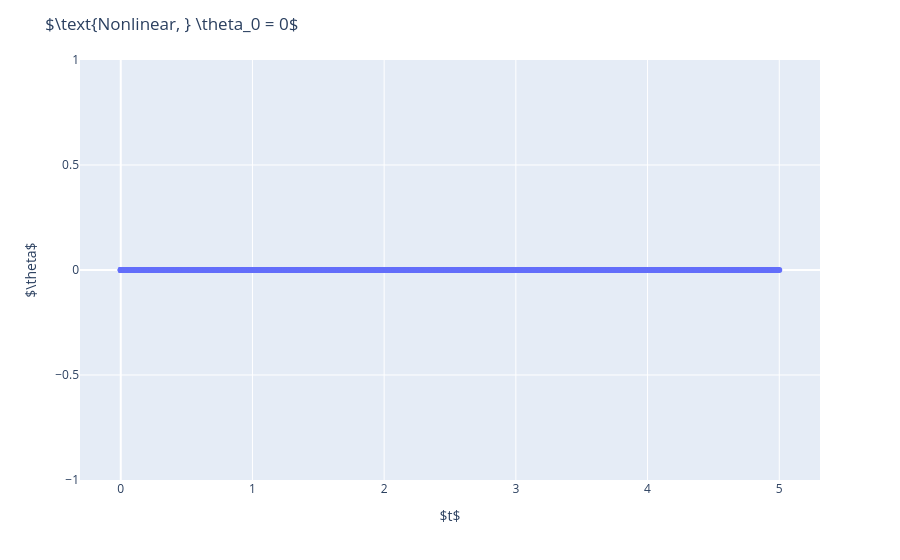

Notebook code cell kept with this figure:
### Code cell
# unstable equilibrium
theta_0 = 0
solution = solve_ivp(eom_nonlinear, t_span=[0, 5], y0=[theta_0, 0, 0], max_step=0.01)
assert solution.success

fig = px.scatter(x=solution.t, y=solution.y[0])
fig.update_layout(
    title=rf"$\text{{Nonlinear, }} \theta_0 = {theta_0}$",
    xaxis_title=r"$t$",
    yaxis_title=r"$\theta$",
)

### Figure 1 — Plotly figure (JSON) as saved in the notebook; plotly's stock layout.template omitted (floating-point values rounded to 4 significant figures; data arrays with more than 128 entries replaced by an {"elided": "..."} marker saying what was removed)
{"data": [{"hovertemplate": "x=%{x}<br>y=%{y}<extra></extra>", "legendgroup": "", "marker": {"color": "#636efa", "symbol": "circle"}, "mode": "markers", "name": "", "orientation": "v", "showlegend": false, "type": "scatter", "x": {"elided": "505 float values"}, "xaxis": "x", "y": {"elided": "505 float values"}, "yaxis": "y"}], "layout": {"legend": {"tracegroupgap": 0}, "margin": {"t": 60}, "title": {"text": "$\\text{Nonlinear, } \\theta_0 = 0$"}, "xaxis": {"anchor": "y", "domain": [0, 1], "title": {"text": "$t$"}}, "yaxis": {"anchor": "x", "domain": [0, 1], "title": {"text": "$\\theta$"}}}}
